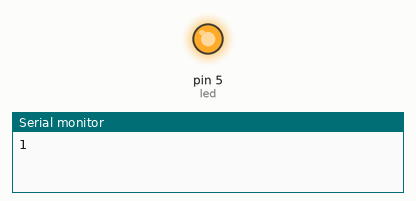
This sketch was run on a simulated Arduino Uno, built with avr-gcc and run on an emulated ATmega328P. Shown: output pins drawn as LEDs (lit = HIGH), the last lines printed to the serial monitor.

Above: at 0.5 s.
At 1.5 s:
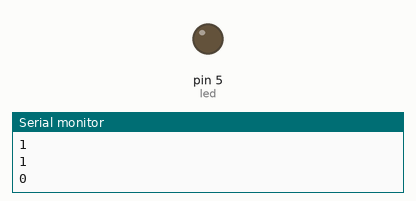
Timing chart, 0 to 6.5 s (numbered marks = the images above):
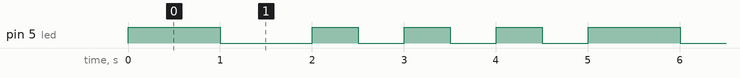

Measured:
- by itself, pin 5 (led): repeats every 5.0 s: LOW 1.0 s, 3 × (HIGH 0.50 s, LOW 0.50 s), HIGH 1.0 s
- by itself, everything shown: repeats every 5.0 s, in 8 steps

The sketch:

transmitter-lifi.ino
```cpp
const int led = 5;
void setup()
{
  Serial.begin(9600);
  pinMode(led , OUTPUT);
}

void loop()
{
  int  a[]= {1,1,0,0,1,0,1,0,1,0};
  for( int i=0;i<10;i++){
    digitalWrite(led,a[i]);
    Serial.println(a[i]);
    delay(500);
    }

}
```
